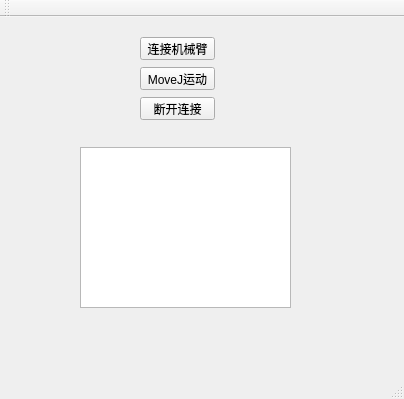
<?xml version="1.0" encoding="UTF-8"?>
<ui version="4.0">
 <class>MainWindow</class>
 <widget class="QMainWindow" name="MainWindow">
  <property name="geometry">
   <rect>
    <x>0</x>
    <y>0</y>
    <width>404</width>
    <height>399</height>
   </rect>
  </property>
  <property name="windowTitle">
   <string>MainWindow</string>
  </property>
  <widget class="QWidget" name="centralWidget">
   <widget class="QPushButton" name="connect_Socket">
    <property name="geometry">
     <rect>
      <x>140</x>
      <y>20</y>
      <width>75</width>
      <height>23</height>
     </rect>
    </property>
    <property name="text">
     <string>连接机械臂</string>
    </property>
   </widget>
   <widget class="QPushButton" name="Test_MoveJ">
    <property name="geometry">
     <rect>
      <x>140</x>
      <y>50</y>
      <width>75</width>
      <height>23</height>
     </rect>
    </property>
    <property name="text">
     <string>MoveJ运动</string>
    </property>
   </widget>
   <widget class="QPushButton" name="Disconnect">
    <property name="geometry">
     <rect>
      <x>140</x>
      <y>80</y>
      <width>75</width>
      <height>23</height>
     </rect>
    </property>
    <property name="text">
     <string>断开连接</string>
    </property>
   </widget>
   <widget class="QTextEdit" name="textEdit">
    <property name="geometry">
     <rect>
      <x>80</x>
      <y>130</y>
      <width>211</width>
      <height>161</height>
     </rect>
    </property>
   </widget>
  </widget>
  <widget class="QMenuBar" name="menuBar">
   <property name="geometry">
    <rect>
     <x>0</x>
     <y>0</y>
     <width>404</width>
     <height>23</height>
    </rect>
   </property>
  </widget>
  <widget class="QToolBar" name="mainToolBar">
   <attribute name="toolBarArea">
    <enum>TopToolBarArea</enum>
   </attribute>
   <attribute name="toolBarBreak">
    <bool>false</bool>
   </attribute>
  </widget>
  <widget class="QStatusBar" name="statusBar"/>
 </widget>
 <layoutdefault spacing="6" margin="11"/>
 <resources/>
 <connections/>
</ui>
